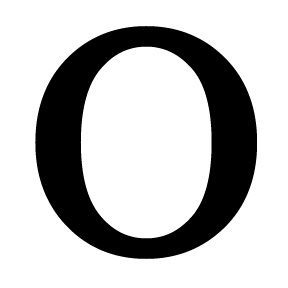
//> input picture SWT/images/O.jpg, 288 x 288 px
$ ./main   (built with g++ and OpenCV 4)
//> lines starting //> are read from the running program, lines starting //| are printed output that depends on the picture; after the words box and inside, x2 and y2 are one past the last pixel; in counts of white or black regions, pixels touching at a corner belong together
#include <iostream>
#include <cv.h>
#include <opencv2/core/core.hpp>
#include <opencv2/highgui/highgui.hpp>

using namespace std;
using namespace cv;

class Ray
{
public:
    Point start;
    Point end;
    float grad;
    float theta;
    vector<Point> points;

    Ray();
    Ray(Point p, float gradient, float t)
    {
        start = p;
        grad = gradient;
        theta = t;
        points.push_back(start);
    }

    vector<Point> get_next_points(int n)
    {
        vector<Point> pts;
        Point curr = points.back();
        Point2f next = curr;
        float dx =  cos(theta);
        float dy =  -sin(theta);
        int cnt = 0;
        while (cnt < n)
        {
            next.x = next.x + dx;
            next.y = next.y + dy;
            if ((int)next.x != curr.x || (int)next.y != curr.y)
            {
                cnt++;
                curr.x = (int)next.x;
                curr.y = (int)next.y;
                pts.push_back(next);
            }
        }
        return pts;
    }

    bool check_for_endpoint(float dq)
    {
        float temp_dq = dq, temp_theta = theta;
        if (dq < 0) temp_dq += 2*CV_PI;
        if (theta < 0) temp_theta += 2*CV_PI;
        if (temp_dq > CV_PI) temp_dq -= CV_PI;
        if (temp_theta > CV_PI) temp_theta -= CV_PI;

        if (abs(temp_dq - temp_theta) < CV_PI/10 || (abs(temp_dq + temp_theta) > CV_PI - CV_PI/10 && abs(temp_dq + temp_theta) < CV_PI + CV_PI/10))
            return true;
        else{
            //cout<<temp_dq*180/CV_PI<<"\t"<<temp_theta*180/CV_PI<<endl;
            return false;
        }
    }

    float get_length()
    {
        return sqrt((start.x-end.x)*(start.x-end.x) + (start.y-end.y)*(start.y-end.y));
    }
};

class SWT
{
    Mat ip_img;
    Mat gradX, gradY, edge_map, stroke_width, rays_img, refined_stroke_width;
    vector<Ray> rays;

public:

    SWT(Mat &image);
    void get_edge_map();
    void calculate_gradX();
    void calculate_gradY();
    void show_images();
    void get_rays();
    void get_swt();
    void median_filter_rays();
    int get_median(vector<Point>);
    void draw_ray(Ray , bool);
    void draw_rays();
};

SWT::SWT(Mat &image)
{
    ip_img = image;
    gradX = Mat::zeros(ip_img.size(), CV_32FC1);
    gradY = Mat::zeros(ip_img.size(), CV_32FC1);
    stroke_width = Mat(ip_img.size(), CV_8UC1, Scalar(255));
    refined_stroke_width = Mat(ip_img.size(), CV_8UC1, Scalar(255));
    rays_img = Mat::zeros(ip_img.size(), CV_8UC1);
}

void SWT::get_edge_map()
{
    GaussianBlur(ip_img, ip_img, Size(5, 5), 1.2, 1.2);
    Canny(ip_img, edge_map, 10, 50, 3);

}
void SWT::calculate_gradX()
{
    Mat kernel_grad_x = Mat::zeros(3,3,CV_32FC1);
    kernel_grad_x.at<float>(0,0) = -1.0/4;
    kernel_grad_x.at<float>(1,0) = -2.0/4;
    kernel_grad_x.at<float>(2,0) = -1.0/4;
    kernel_grad_x.at<float>(0,2) =  1.0/4;
    kernel_grad_x.at<float>(1,2) =  2.0/4;
    kernel_grad_x.at<float>(2,2) =  1.0/4;
    filter2D(ip_img, gradX, 5, kernel_grad_x, Point(1,1));
}

void SWT::calculate_gradY()
{
    Mat kernel_grad_y = Mat::zeros(3,3,CV_32FC1);
    kernel_grad_y.at<float>(0,0) =  1.0/4;
    kernel_grad_y.at<float>(0,1) =  2.0/4;
    kernel_grad_y.at<float>(0,2) =  1.0/4;
    kernel_grad_y.at<float>(2,0) = -1.0/4;
    kernel_grad_y.at<float>(2,1) = -2.0/4;
    kernel_grad_y.at<float>(2,2) = -1.0/4;
    filter2D(ip_img, gradY, 5, kernel_grad_y, Point(1,1));
}

void SWT::get_rays()
{
    for (int r = 0; r < ip_img.rows; r++)
        for (int c = 0; c < ip_img.cols; c++)
        {
            if (edge_map.at<uchar>(r, c) > 0)
            {
                //cout<<"Found Edge Pixel ("<<r<<", "<<c<<")"<<endl;
                //cout<<i<<"\t"<<j<<"\t"<<(int)edge_map.at<uchar>(i, j)<<endl;
                float gx = gradX.at<float>(r, c);
                float gy = gradY.at<float>(r, c);

                float grad = sqrt(gx*gx + gy*gy);
                //if (grad == 0) continue;
                float theta = atan2(gy, gx);
                //cout<<gx<<"\t"<<gy<<"\t"<<theta<<endl;

                Ray ray = Ray(Point(c,r), grad, theta);
                while(true)
                {
                    bool end_found = false;
                    vector<Point> next = ray.get_next_points(210);
                    // [4 lines of commented-out code are left out]
                    for (uint v = 0; v < next.size(); v++)
                    {
                        if (next[v].x > 0 && next[v].x <edge_map.cols && next[v].y > 0 && next[v].y <edge_map.rows)
                        {
                            ray.points.push_back(next[v]);
                            if (edge_map.at<uchar>(next[v].y, next[v].x) > 0)
                            {
                                //cout<<"Found Edge Pixel Again("<<next[v].y<<", "<<next[v].x<<")"<<endl;
                                end_found = true;
                                float gradinX = gradX.at<float>(next[v].y, next[v].x);
                                float gradinY = gradY.at<float>(next[v].y, next[v].x);
                                //if (gradinX == 0 && gradinY == 0)
                                //    continue;
                                float dq = atan2(gradinY, gradinX);
                                //cout<<"Gradient at new edge location: "<<dq<<endl;
                                if (ray.check_for_endpoint(dq))
                                {
                                    ray.end = next[v];
                                    //cout<<"Found a ray !!! "<<endl;
                                    rays.push_back(ray);
                                    //draw_ray(ray, true);
                                }
                                else
                                //draw_ray(ray, false);
                                //imshow("rays", rays_img);
                                //waitKey(0);
                                break;
                            }
                        }
                        else
                        {// ray has gone beyond image size
                            end_found = true;
                            break;
                        }
                    }
                    if (end_found) break;
                }
            }
        }
}

void SWT::get_swt()
{
    for (uint r=0; r<rays.size(); r++)
    {
        vector<Point> points = rays[r].points;
        float length = rays[r].get_length();
        for (uint p=0; p<points.size(); p++)
        {
            stroke_width.at<uchar>(points[p].y, points[p].x) = std::min((int)stroke_width.at<uchar>(points[p].y, points[p].x), (int)length);
        }
    }
}

int SWT::get_median(vector<Point> pts)
{
    std::set<uchar> swt;
    for (uint p=0; p<pts.size(); p++)
        swt.insert(stroke_width.at<uchar>(pts[p].y, pts[p].x));

    int median_pos = swt.size();
    int count = 0;
    uchar median = 255;

    set<uchar>::iterator it = swt.begin();
    for (it = swt.begin(); it!=swt.end(); ++it){
        if (count == median_pos/2){
            median = *it;
            break;
        }
        count++;
    }
    return median;
}

void SWT::median_filter_rays()
{
    for (uint r=0; r<rays.size(); r++)
    {
        vector<Point> pts = rays[r].points;
        int median = get_median(pts);
        for (uint p = 0; p<pts.size(); p++)
            if (stroke_width.at<uchar>(pts[p].y, pts[p].x) > median)
                refined_stroke_width.at<uchar>(pts[p].y, pts[p].x) = median;
            else
                refined_stroke_width.at<uchar>(pts[p].y, pts[p].x) = stroke_width.at<uchar>(pts[p].y, pts[p].x);
    }
}

void SWT::draw_rays()
{
    for (uint r=0; r<rays.size(); r++)
    {
        vector<Point> points = rays[r].points;
        for (uint p=0; p<points.size(); p++)
            rays_img.at<uchar>(points[p].y, points[p].x) = 255;
    }
    imshow("rays", rays_img);
}

void SWT::draw_ray(Ray r, bool res)
{
    vector<Point> points = r.points;
    for (uint p=0; p<points.size(); p++)
        if (res)
            rays_img.at<uchar>(points[p].y, points[p].x) = 255;
        else
            rays_img.at<uchar>(points[p].y, points[p].x) = 128;
}

void SWT::show_images()
{
    imshow("image", ip_img);
    imshow("edge_map", edge_map);
    imshow("stroke_width", stroke_width);
    imshow("refined_stroke_width", refined_stroke_width);

    //imshow("edgeX", gradX);
    //imshow("edgeY", gradY);
    waitKey(0);
}

int main()
{
    String img_path = "images/O.jpg";
    Mat img = imread(img_path, 0);
//> img is the input picture: 288 rows x 288 cols, CV_8UC1; min 0, max 255, mean 191
    resize(img, img, Size(), 1, 1, INTER_CUBIC);
// [9 lines of commented-out code are left out]
    if (true)
    // invert image
    for (int r=0; r<img.rows; r++)
    for (int c = 0; c<img.cols; c++)
        img.at<uchar>(r,c) = 255-img.at<uchar>(r,c);
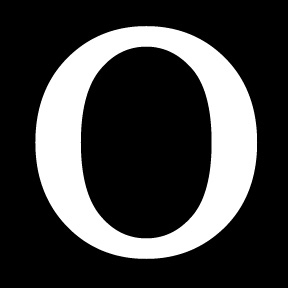
//> img: 288 rows x 288 cols, CV_8UC1; min 0, max 255, mean 64
    // [17 lines of commented-out code are left out]
    cout <<"Initializing SWT ..."<<endl;
    SWT swt = SWT(img);
    swt.get_edge_map();
//> in get_edge_map, `GaussianBlur(ip_img, ip_img, Size(5, 5), 1.2, 1.2);`:
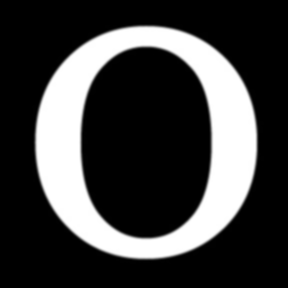
//> ip_img: 288 rows x 288 cols, CV_8UC1; 12.37% of pixels changed, all inside (x1, y1, x2, y2) = (32, 24, 264, 264)
//> in get_edge_map, `Canny(ip_img, edge_map, 10, 50, 3);`:
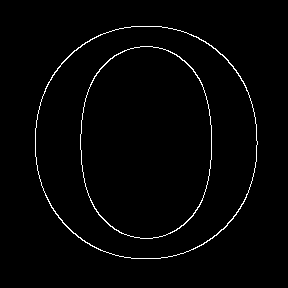
//> edge_map: 288 rows x 288 cols, CV_8UC1; 1.7% white in thin lines or dots, all inside (x1, y1, x2, y2) = (35, 26, 258, 259)
    cout<<"Calculating gradients ...\n";
    swt.calculate_gradX();
//> in calculate_gradX, `filter2D(ip_img, gradX, 5, kernel_grad_x, Point(1,1));`:
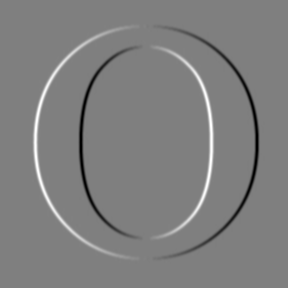
//> gradX: 288 rows x 288 cols, CV_32FC1; min -149.5, max 149.5, mean 0; drawn with min black and max white
    swt.calculate_gradY();
//> in calculate_gradY, `filter2D(ip_img, gradY, 5, kernel_grad_y, Point(1,1));`:
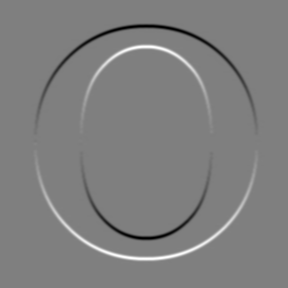
//> gradY: 288 rows x 288 cols, CV_32FC1; min -149, max 149.8, mean 0; drawn with min black and max white

    cout<<"calculating stroke widths ...\n";
    swt.get_rays();
//> after the loop in get_rays, `for (int r = 0; r < ip_img.rows; r++)`: rays = 1907 items
    swt.get_swt();
//> the loop in get_swt, `for (uint r=0; r<rays.size(); r++)` made 1907 passes
//> length on passes 1 to 3: 22.09, 212.2, 21.1
//> after the loop in get_swt, `for (uint r=0; r<rays.size(); r++)`:
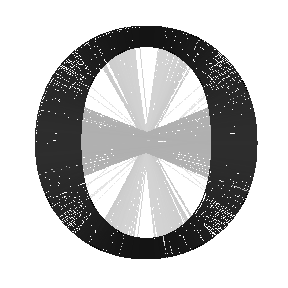
//> stroke_width: 288 rows x 288 cols, CV_8UC1; min 1, max 255, mean 191.1
    //swt.show_images();
    cout<<"refining stroke widths ...\n";
    swt.median_filter_rays();
//> the loop in median_filter_rays, `for (uint r=0; r<rays.size(); r++)` made 1907 passes
//> median on passes 1 to 3: 21, 205, 21
//> after the loop in median_filter_rays, `for (uint r=0; r<rays.size(); r++)`:
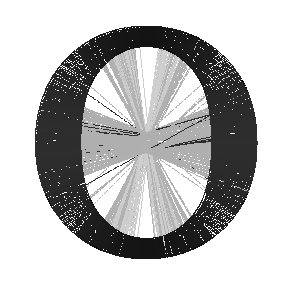
//> refined_stroke_width: 288 rows x 288 cols, CV_8UC1; min 1, max 255, mean 188.3
    //swt.draw_rays();
    cout<<"Displaying Results ...\n";
    swt.show_images();
    cout<<"Finished !!!";


    return 0;
}

$ run again, with SWT/images/letters.jpg copied over SWT/images/O.jpg
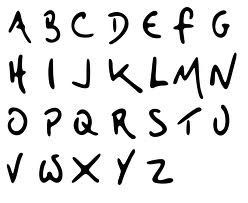
//> input picture SWT/images/letters.jpg, 248 x 203 px
//> img is the input picture: 203 rows x 248 cols, CV_8UC1; min 0, max 255, mean 226
//> in get_edge_map, `Canny(ip_img, edge_map, 10, 50, 3);`:
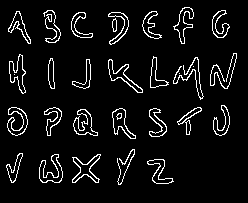
//> edge_map: 203 rows x 248 cols, CV_8UC1; 6.7% white in thin lines or dots, all inside (x1, y1, x2, y2) = (6, 7, 237, 185)
//> after the loop in get_rays, `for (int r = 0; r < ip_img.rows; r++)`: rays = 5569 items
//> the loop in get_swt, `for (uint r=0; r<rays.size(); r++)` made 5569 passes
//> length on passes 2, 5, 6: 4.47, 17.12, 20.22
//> the loop in median_filter_rays, `for (uint r=0; r<rays.size(); r++)` made 5569 passes
//> median on passes 2, 5, 6: 4, 9, 9
//> after the loop in median_filter_rays, `for (uint r=0; r<rays.size(); r++)`:
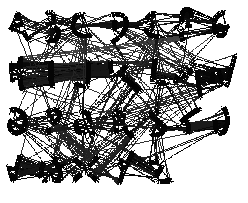
//> refined_stroke_width: 203 rows x 248 cols, CV_8UC1; min 1, max 255, mean 159
